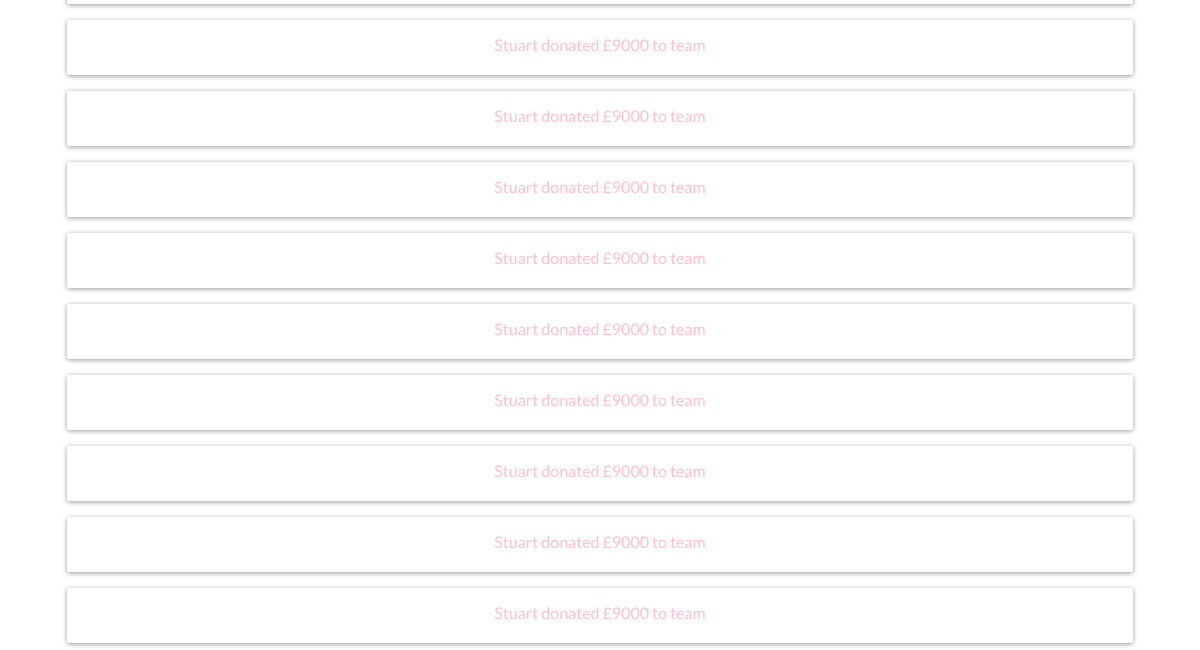
The page /payments/support/ (lower part) on the database as committed earlier.
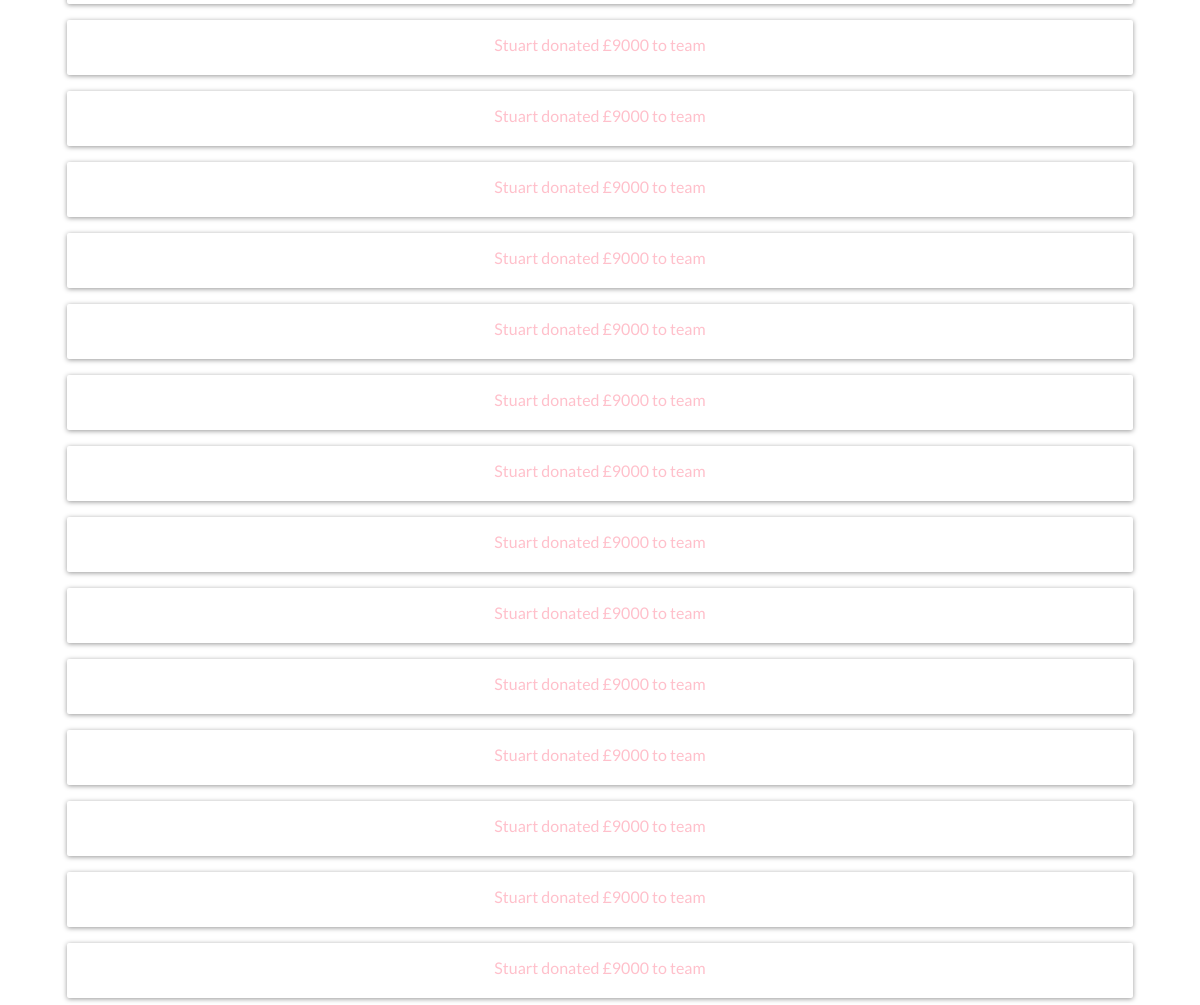
The same page on the database as committed later.
### posts/models.py (models this page shows, shortened)
class Posts(models.Model):
    name = models.CharField(max_length=100, default="user")
    value = models.CharField(max_length=100)
    class Meta :
        app_label = "posts"

### payments/views.py (the view)
# urls.py: path('support/',StripeView.as_view(), name="stripe"),
class StripeView(ListView):
    template_name ="payments/prestripe.html"
    model = Posts
    context_object_name = 'posts'
    def get_context_data(self, **kwargs): #**kwargs is basically a dictionary of any key and value pairs
        context = super().get_context_data(**kwargs) #super() gets the context from the parent class ie StipeViews
        context['key'] = 'pk_test_sMuUdXvGiOEvFLSOAlPFFLaY008Afnd6pY' #if context contains 'key' in dictionary somwhere set the value to that publishable key
        return context #returns the value for 'key' IN THE TEMPLATE in {{key}}
    @method_decorator(csrf_exempt)
    def dispatch(self, request, *args, **kwargs):
        return super(StripeView, self).dispatch(request, *args, **kwargs)

### payments/templates/payments/prestripe.html (shortened to what this page needs)
<!DOCTYPE html>
{% load static %}
<html>
<head>
     <link rel="stylesheet" type="text/css" href="{% static 'Newkit/style.css' %}" />
</head>
<body onload="getTextContent(window.localStorage.getItem('team_name'));">
    <div>
      <div id="posts">
        {% for post in posts %}
        <p id="the-post" >{{ post.name }} donated &pound;{{ post.value }} to team</p>
        {% endfor %}
    </div>
</body>
</html>

### static/Newkit/style.css (style rules this page uses)
::placeholder { content:"joo"; }
#the-post { width:90%; height: 40px; font-family:"Lato"; margin-left:5%; position:relative; text-align:center; padding-top: 15px; -ms-border-radius: 2px; -o-border-radius: 2px; -moz-border-radius: 2px; -webkit-border-radius: 2px; box-shadow: 0px 1px 5px 0px rgba(0,0,0,0.41); color:pink; }

Rows that differ between the two databases and show on the page:
added Posts: name "Stuart", value "9000"
added Posts: name "Stuart", value "9000"
added Posts: name "Stuart", value "9000"
added Posts: name "Stuart", value "9000"
added Posts: name "Stuart", value "9000"
